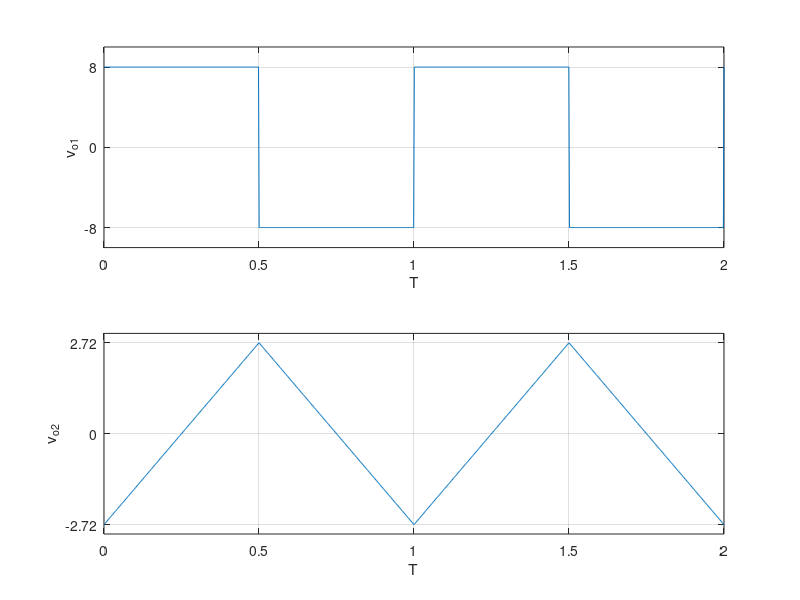

MATLAB code to generate this figure:
clc
clear
x = linspace(0,2,1000);
y = x;
z = x;
for i = 1:length(x)
    if mod(x(i),1) < 1/2
        z(i) = 8;
        disp('aoeuaou');
    else
        z(i) = -8;
    end
end
subplot(2,1,1)
plot(x,z)
xticks([0 1/2 1 3/2 2])
yticks([-8 0 8])
set(gca,'XLim',[0 2],'YLim',[-10 10])
grid on
ylabel('v_{o1}');
xlabel('T');
for i = 1:length(x)
    if mod(x(i),1) < 0.5
        k(i)=mod(x(i),1)*2.72/0.25-2.72;
    else
        k(i)=-mod(x(i),1)*2.72/0.25+2.72*3;
    end
end
subplot(2,1,2)
plot(x,k)
xticks([0 1/2 1 3/2 2])
yticks([-2.72 0 2.72])
set(gca,'XLim',[0 2],'YLim',[-3 3])
grid on
ylabel('v_{o2}');
xlabel('T');